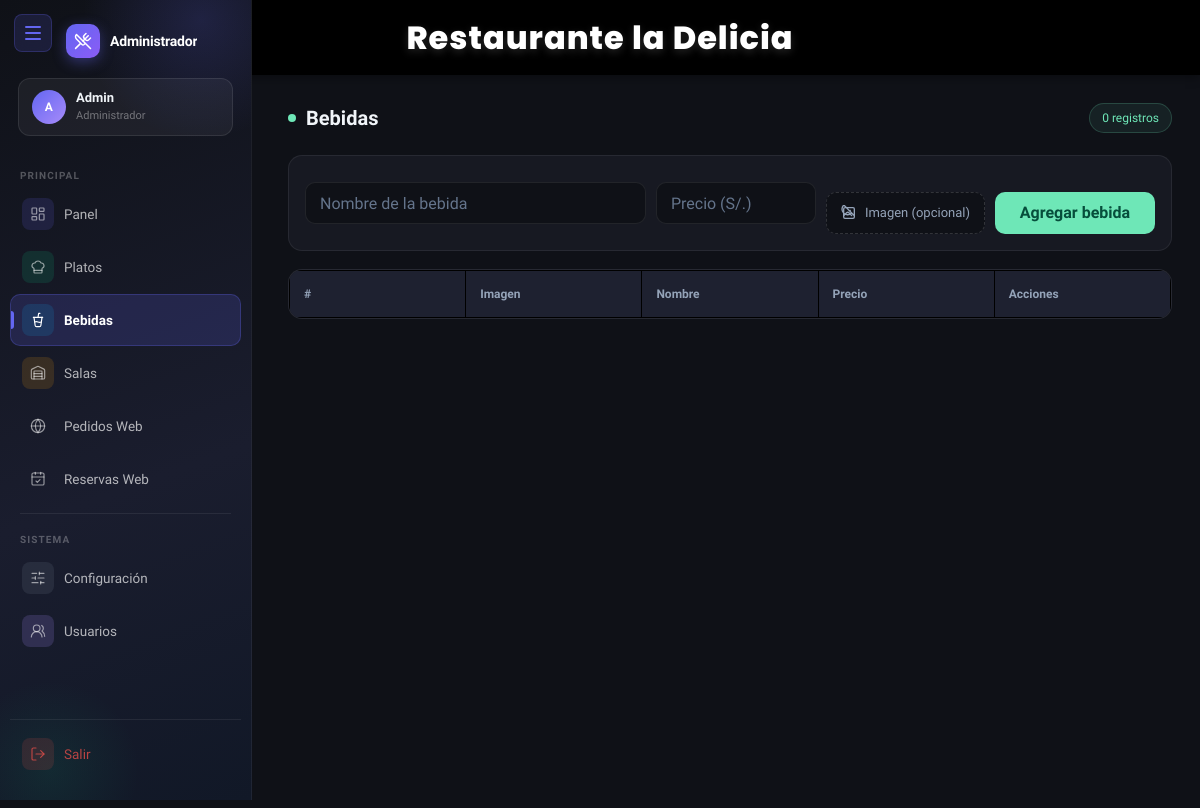
Page /views/bebidas.php (signed in) on the earlier database version.
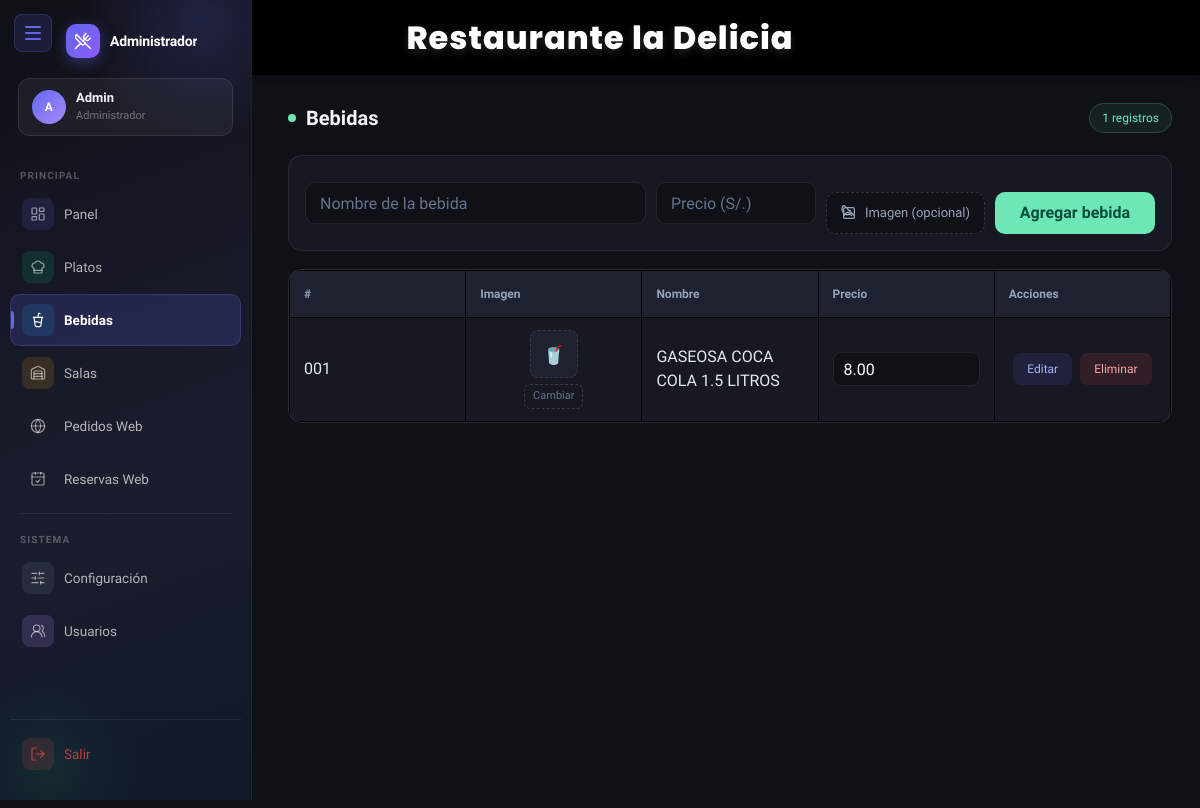
Same page on the later database version.
### tables this page shows
CREATE TABLE config (
  id INT AUTO_INCREMENT PRIMARY KEY,
  ruc VARCHAR(15) NOT NULL,
  nombre VARCHAR(255) NOT NULL,
  telefono VARCHAR(11) NOT NULL,
  direccion TEXT NOT NULL,
  mensaje VARCHAR(255) NOT NULL
);

CREATE TABLE bebidas (
  id INT AUTO_INCREMENT PRIMARY KEY,
  nombre VARCHAR(200) NOT NULL,
  precio DECIMAL(10,2) NOT NULL,
  imagen VARCHAR(255) DEFAULT NULL,
  fecha DATE DEFAULT NULL
);

### views/bebidas.php (the view, shortened to what this page needs)
<?php
require "../config/conexion.php";
$sql = $conexion->query("SELECT * FROM bebidas");
?>
<!DOCTYPE html>
<html lang="es">
<head>
<link href="https://cdn.jsdelivr.net/npm/bootstrap@5.3.0/dist/css/bootstrap.min.css" rel="stylesheet">
<link href="../assets/style.css" rel="stylesheet">
</head>
<body>
<?php include "../includes/header.php"; ?>
<?php include "../includes/sidebar.php"; ?>
<div class="content-area">
    <div class="page-header">
        <h2 class="page-title">Bebidas</h2>
        <span class="count-badge" id="count-badge">0 registros</span>
    </div>
    <form action="../controllers/bebidasController.php"
          method="POST"
          enctype="multipart/form-data"
          class="form-card">
        <div class="form-grid">
            <input type="text" name="nombre"
                   placeholder="Nombre de la bebida" required>
            <input type="number" name="precio"
                   placeholder="Precio (S/.)" step="0.01" required>
            <label class="img-upload-label" id="upload-label" for="img-input">
                <svg width="16" height="16" fill="none" viewBox="0 0 24 24"
                     stroke="currentColor" stroke-width="2">
                    <path stroke-linecap="round" stroke-linejoin="round"
                          d="M4 16l4-4a3 3 0 014.24 0L16 16m-2-2l1.59-1.59A3 3 0
                             014.24 0L20 16M14 8h.01M6 20h12a2 2 0 002-2V6a2
                             2 0 00-2-2H6a2 2 0 00-2 2v12a2 2 0 002 2z"/>
                </svg>
                <span id="upload-label-text">Imagen (opcional)</span>
            </label>
            <button type="submit" class="btn-agregar">Agregar bebida</button>
        </div>
    </form>
    <div class="table-card">
        <div class="table-responsive">
            <table class="bebidas-table">
                <thead>
                    <tr>
                        <th>#</th>
                        <th>Imagen</th>
                        <th>Nombre</th>
                        <th>Precio</th>
                        <th>Acciones</th>
                    </tr>
                </thead>
                <tbody>
                <?php while($row = $sql->fetch()): ?>
                    <tr>
                        <td class="td-id">
                            <?= str_pad($row['id'],3,'0',STR_PAD_LEFT) ?>
                        </td>
                        <td class="td-img">
                            <div class="img-edit-wrap">
                                <?php if(!empty($row['imagen'])): ?>
                                    <img src="../uploads/bebidas/<?= htmlspecialchars($row['imagen']) ?>"
                                         class="bebida-thumb"
                                         id="thumb-<?= $row['id'] ?>"
                                         alt="<?= htmlspecialchars($row['nombre']) ?>">
                                <?php else: ?>
                                    <div class="bebida-thumb-placeholder"
                                         id="thumb-<?= $row['id'] ?>">🥤</div>
                                <?php endif; ?>
                                <label class="btn-change-img"
                                       for="img-row-<?= $row['id'] ?>">
                                    Cambiar
                                </label>
                            </div>
                        </td>
                        <td class="td-nombre">
                            <span id="text-<?= $row['id'] ?>">
                                <?= htmlspecialchars($row['nombre']) ?>
                            </span>
                        </td>
                        <td>
                            <input type="number"
                                   step="0.01"
                                   class="precio-input"
                                   value="<?= $row['precio'] ?>">
                        </td>
                        <td class="td-actions">
                            <div class="btn-actions">
                                <button class="btn-edit guardar"
                                        data-id="<?= $row['id'] ?>">
                                    Editar
                                </button>
                                <a href="../controllers/bebidasController.php?eliminar=<?= $row['id'] ?>"
                                   class="btn-delete"
                                   onclick="return confirm('¿Eliminar esta bebida?')">
                                    Eliminar
                                </a>
                            </div>
                        </td>
                    </tr>
                <?php endwhile; ?>
                </tbody>
            </table>
        </div>
    </div>
</div>
</body>
</html>

### includes/header.php (shortened to what this page needs)
<?php
require "../config/conexion.php";
$config = $conexion->query("SELECT nombre FROM config LIMIT 1")->fetch();
?>
<!DOCTYPE html>
<html lang="es">
<head>
</head>
<body>
<nav class="navbar-custom">
    <div class="titulo-navbar">
        <?= $config['nombre'] ?>
    </div>
</nav>
</body>
</html>

### includes/sidebar.php (shortened to what this page needs)
<?php
$rol     = $_SESSION['rol']     ?? '';
$usuario = $_SESSION['usuario'] ?? 'Usuario';
$partes   = explode(' ', trim($usuario));
$iniciales = strtoupper(
    (isset($partes[0]) ? mb_substr($partes[0], 0, 1) : '') .
    (isset($partes[1]) ? mb_substr($partes[1], 0, 1) : '')
);
?>
<button id="toggleTNBtn" onclick="toggleSidebar()" aria-label="Abrir menú">
    <div class="bar">
        <span></span><span></span><span></span>
    </div>
</button>
<div id="sidebar">
    <div class="sb-header">
        <div class="sb-logo-row">
            <div class="sb-logo-icon">
                <i data-lucide="utensils-crossed" style="width:18px;height:18px;stroke:#fff;stroke-width:2;"></i>
            </div>
            <span class="sb-logo-text">
                <?= ($rol === 'Administrador') ? 'Administrador' : 'Panel' ?>
            </span>
        </div>
        <div class="sb-user-card">
            <div class="sb-avatar"><?= htmlspecialchars($iniciales ?: '??') ?></div>
            <div>
                <div class="sb-user-name"><?= htmlspecialchars($usuario) ?></div>
                <div class="sb-user-role"><?= htmlspecialchars($rol ?: 'Usuario') ?></div>
            </div>
        </div>
    </div>
    <div class="sb-menu">
        <div class="sb-section-label">Principal</div>
        <a href="dashboard.php" class="sb-item <?= basename($_SERVER['PHP_SELF']) === 'dashboard.php' ? 'active' : '' ?>">
            <div class="sb-item-icon i-panel"><i data-lucide="layout-dashboard"></i></div>
            <span class="sb-item-label">Panel</span>
        </a>
        <a href="platos.php" class="sb-item <?= basename($_SERVER['PHP_SELF']) === 'platos.php' ? 'active' : '' ?>">
            <div class="sb-item-icon i-platos"><i data-lucide="chef-hat"></i></div>
            <span class="sb-item-label">Platos</span>
        </a>
        <a href="bebidas.php" class="sb-item <?= basename($_SERVER['PHP_SELF']) === 'bebidas.php' ? 'active' : '' ?>">
            <div class="sb-item-icon i-bebidas"><i data-lucide="cup-soda"></i></div>
            <span class="sb-item-label">Bebidas</span>
        </a>
        <a href="salas.php" class="sb-item <?= basename($_SERVER['PHP_SELF']) === 'salas.php' ? 'active' : '' ?>">
            <div class="sb-item-icon i-salas"><i data-lucide="warehouse"></i></div>
            <span class="sb-item-label">Salas</span>
        </a>
        <a href="ver_pedidos_web.php" class="sb-item <?= basename($_SERVER['PHP_SELF']) === 'ver_pedidos_web.php' ? 'active' : '' ?>">
    <div class="sb-item-icon i-pedidos-web">
        <i data-lucide="globe"></i>
    </div>
    <span class="sb-item-label">Pedidos Web</span>
</a>
        <a href="reservas.php" class="sb-item <?= basename($_SERVER['PHP_SELF']) === 'reservas.php' ? 'active' : '' ?>">
    <div class="sb-item-icon i-reservas">
        <i data-lucide="calendar-check"></i>
    </div>
    <span class="sb-item-label">Reservas Web</span>
</a>
        <div class="sb-divider"></div>
        <div class="sb-section-label">Sistema</div>
        <a href="config.php" class="sb-item <?= basename($_SERVER['PHP_SELF']) === 'config.php' ? 'active' : '' ?>">
            <div class="sb-item-icon i-config"><i data-lucide="sliders-horizontal"></i></div>
            <span class="sb-item-label">Configuración</span>
        </a>
        <?php if ($rol === 'Administrador'): ?>
        <a href="usuarios.php" class="sb-item <?= basename($_SERVER['PHP_SELF']) === 'usuarios.php' ? 'active' : '' ?>">
            <div class="sb-item-icon i-users"><i data-lucide="users-round"></i></div>
            <span class="sb-item-label">Usuarios</span>
        </a>
        <?php endif; ?>
    </div>
    <div class="sb-footer">
        <div class="sb-divider" style="margin: 0 0 8px;"></div>
        <a href="../controllers/logout.php" class="btn-salir">
            <div class="sb-salir-icon"><i data-lucide="log-out" style="width:16px;height:16px;stroke:rgba(239,68,68,.8);stroke-width:1.75;"></i></div>
            <span class="sb-salir-label">Salir</span>
        </a>
    </div>
</div>

### assets/style.css (style rules this page uses)
body { font-family: Arial; }
input { width: 100%; margin: 10px 0; padding: 10px; }
a { text-decoration: none; }
button { border-radius: 5px; }
table { border-collapse: collapse; width: 100%; table-layout: fixed; }
table, th, td { border: 1px solid black !important; }
th { background: #f2f2f2; }
td { white-space: normal !important; word-break: break-word; overflow-wrap: break-word; }
td input { width: 100% !important; min-width: 0; box-sizing: border-box; }

### views/bebidas.php (style rules this page uses)
*,*::before,*::after { box-sizing:border-box; }
body { margin:0; min-height:100vh; font-family:'Sora',sans-serif; background:#0f1117; overflow-x:hidden; }
#sidebar { position:fixed;top:0;left:0; width:260px;height:100vh; background:#0d0f18; border-right:1px solid rgba(255,255,255,.05); z-index:200; }
#toggleBtn,#toggleTNBtn { position:fixed;top:14px;left:14px; width:38px !important;height:38px !important; padding:0 !important;border:none; border-radius:8px !important; background:#1e2130;color:#94a3b8; font-size:18px !important;line-height:38px !important; text-align:center;z-index:1100; }
.content-area { margin-left:260px;padding:28px;min-height:100vh; }
.page-header { display:flex;justify-content:space-between; align-items:center;gap:12px;flex-wrap:wrap;margin-bottom:22px; }
.page-title { margin:0;color:#f1f5f9;font-size:20px;font-weight:600; display:flex;align-items:center;gap:10px; }
.page-title::before { content:"";width:8px;height:8px; border-radius:50%;background:#6ee7b7; }
.count-badge { font-size:12px;padding:5px 12px;border-radius:50px; color:#6ee7b7;background:rgba(110,231,183,.08); border:1px solid rgba(110,231,183,.2); }
.form-card { background:#171922;border:1px solid rgba(255,255,255,.07); border-radius:14px;padding:16px;margin-bottom:18px; }
.form-grid { display:grid; grid-template-columns:1fr 160px auto 160px; gap:10px; align-items:end; }
.form-card input[type="text"], .form-card input[type="number"] { width:100%;height:42px;border:none;outline:none; border-radius:10px;background:#0f1117;color:#fff; padding:0 14px;border:1px solid rgba(255,255,255,.08); }
.form-card input::placeholder { color:#64748b; }
.img-upload-label { display:flex;align-items:center;justify-content:center; gap:8px;height:42px;border-radius:10px;cursor:pointer; background:#0f1117;color:#94a3b8;font-size:13px; border:1px dashed rgba(255,255,255,.15); padding:0 14px;white-space:nowrap; transition:border-color .2s,color .2s; }
.img-upload-label svg { flex-shrink:0; }
.btn-agregar { height:42px;padding:0 20px;border:none; border-radius:10px;background:#6ee7b7; color:#064e3b;font-weight:600;white-space:nowrap; cursor:pointer; }
.table-card { background:#171922;border:1px solid rgba(255,255,255,.07); border-radius:14px;overflow:hidden; }
.table-responsive { width:100%;overflow-x:auto; }
.bebidas-table { width:100%;min-width:760px;border-collapse:collapse; }
.bebidas-table thead th { background:#1e2130;color:#94a3b8;font-size:12px; font-weight:600;padding:14px;white-space:nowrap; }
.bebidas-table tbody td { padding:12px 14px; border-top:1px solid rgba(255,255,255,.04); color:#e2e8f0;vertical-align:middle; }
.td-id { width:70px;white-space:nowrap;color:#64748b; }
.td-img { width:64px;text-align:center; }
.bebida-thumb-placeholder { width:48px;height:48px;border-radius:8px; background:#1e2130;border:1px dashed rgba(255,255,255,.1); display:flex;align-items:center;justify-content:center; color:#475569;font-size:18px;margin:auto; }
.td-nombre { font-weight:500; }
.precio-input,.edit-input { width:100%;height:34px;border:none;outline:none; border-radius:8px;padding:0 10px; background:#0f1117;color:#fff; border:1px solid rgba(255,255,255,.08); }
.img-edit-wrap { display:flex;flex-direction:column;align-items:center;gap:6px; }
.btn-change-img { font-size:11px;padding:3px 8px;border-radius:6px; border:1px dashed rgba(255,255,255,.15); background:transparent;color:#64748b;cursor:pointer; white-space:nowrap; transition:border-color .2s,color .2s; }
.td-actions { width:210px; }
.btn-actions { display:flex;gap:8px;justify-content:center;flex-wrap:wrap; }
.btn-edit,.btn-delete { height:32px;padding:0 14px;border:none; border-radius:8px;font-size:12px; text-decoration:none;display:flex; align-items:center;justify-content:center;white-space:nowrap; cursor:pointer; }
.btn-edit { background:rgba(99,102,241,.12);color:#a5b4fc; }
.btn-delete { background:rgba(239,68,68,.12);color:#fca5a5; }

Differences in the rows shown:
added bebidas: id "001", nombre "GASEOSA COCA COLA 1.5 LITROS", precio "8.00"
Other differences:
text written by a page script: "0 registros" → "1 registros"
